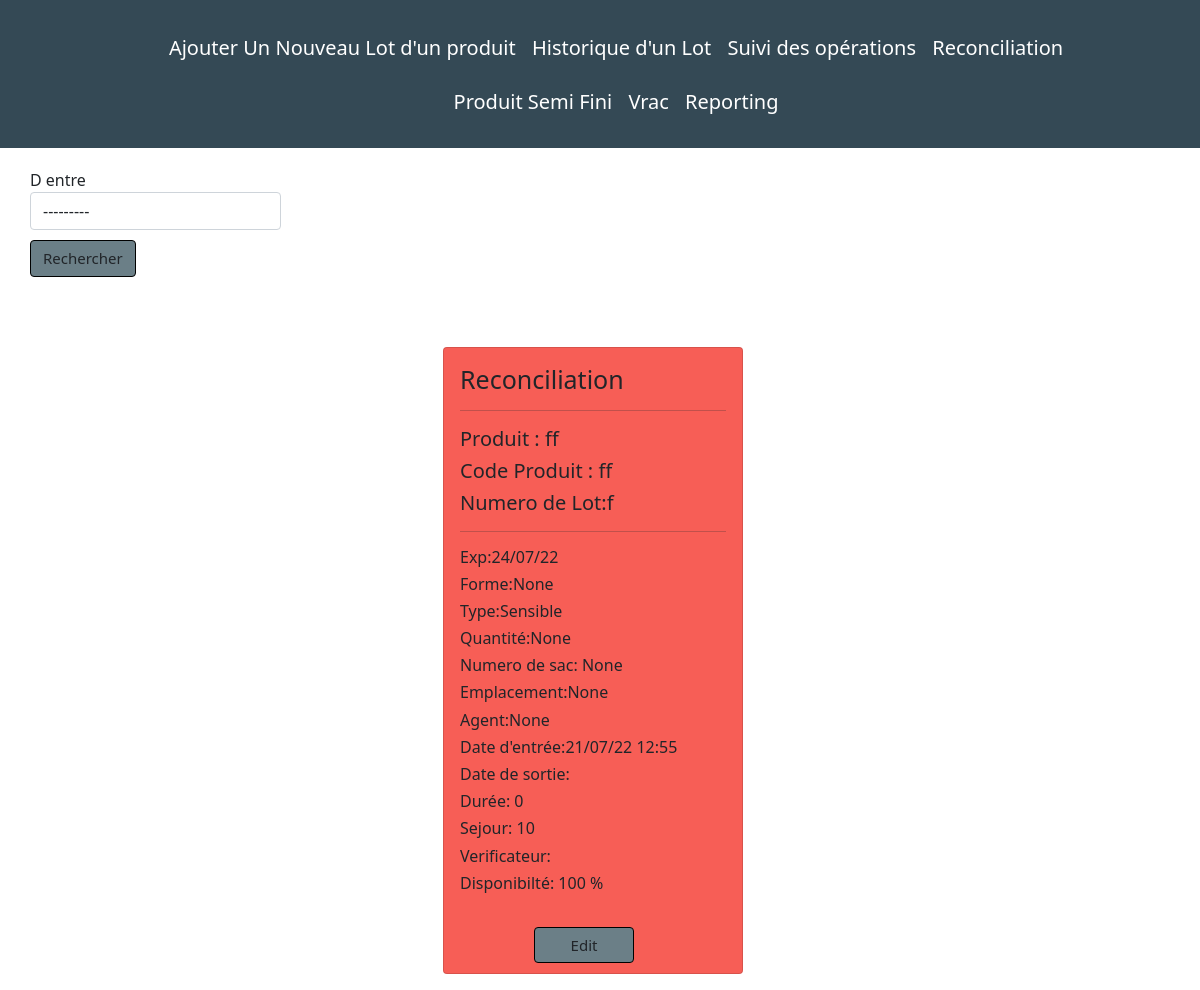
The app's page /showReconciliation/ with its own data.
### saisir/models.py (models this page shows, shortened)
class ReconciliatModel(models.Model):
    N_Lot=models.OneToOneField(Lot,on_delete=models.CASCADE)
    Type=models.CharField(choices=type,max_length=200,null=False)
    forme=models.CharField(max_length=2000,null=True, blank=True)
    quantité=models.FloatField(null=True, blank=True)
    n_sac=models.IntegerField(null=True, blank=True)
    emplacement=models.CharField(max_length=200,null=True, blank=True)
    agent=models.CharField(max_length=200,null=True, blank=True)
    d_sortie=models.DateTimeField(null=True,blank=True)
    d_entre=models.DateTimeField(null=True,blank=True)
    qu=models.FloatField(null=True, blank=True)
    @property
    def hh(self):
        try:
            dispo=((self.quantité-self.qu)/self.quantité)*100
        except:
            dispo=100
        if dispo >0 :
            dispo=round(dispo,2)
        else:
            dispo=0
        return dispo
    @property
    def duree(self):
        try:
            duree=self.d_sortie-self.d_entre
        except:
            duree=0
        return duree
    @property
    def j_stock(self):
        today=date.today()
        try:
            j_stock= today - self.d_entre.date()
        except:
            j_stock= today
        j_stock=(str(j_stock).split(",",7)[0]).split(" ",4)[0]
        return j_stock
    @property
    def dat_e(self):
        if self.Type =='Sensible':
            self.Date_Expiration=self.d_entre + dt.timedelta(days = 3)
            exp=self.Date_Expiration.strftime("%d/%m/%y")
        else:
            self.Date_Expiration=self.d_entre + dt.timedelta(days = 15)
            exp=self.Date_Expiration.strftime("%d/%m/%y")
        return exp
    @property
    def entre(self):
        entre=self.d_entre.strftime("%d/%m/%y %H:%M")
        return entre
    @property
    def sortie(self):
        try:
            sortie=self.d_sortie.strftime("%d/%m/%y %H:%M")
        except:
            sortie=''
        return sortie
    @property
    def contr(self):
        today=dt.datetime.today()
        if self.Type =='Sensible':
            Date_Expiration=self.d_entre + dt.timedelta(days = 3)
            c_c=2
        else:
            Date_Expiration=self.d_entre + dt.timedelta(days = 15)
            c_c=5
        d1 = datetime.strftime(Date_Expiration, '%d-%m-%Y')
        d2 = datetime.strftime(today, '%d-%m-%Y')
        d1 = datetime.strptime(d1,'%d-%m-%Y')
        d2 = datetime.strptime(d2, '%d-%m-%Y')
        try:
            j_stock= d1-d2
            j_stock=(str(j_stock).split("-",1)[0]).split(" ",1)[0]
            j_j=int(j_stock)
        except:
            j_j=0
        if j_j > c_c :
            j_j=1
        else:
            j_j=0
        return j_j

class Lot(models.Model):
    N_lot=models.CharField(primary_key=True,max_length=1000)
    def __str__(self):
        return f'{self.N_lot}'

class Produit(models.Model):
    code_Produit=models.CharField(max_length=1000)
    Produit=models.CharField(max_length=1000)
    N_Lot=models.OneToOneField(Lot,on_delete=models.CASCADE)
    date_created=models.DateTimeField(auto_now_add=True)
    class Meta:
        ordering=('-date_created',)

### saisir/views.py (the view)
# urls.py: path('showReconciliation/',views.reconiciliation_show,name='show-reconciliat'),
def reconiciliation_show(request):
    recs=ReconciliatModel.objects.all()
    myFilter=PostFilterR(request.GET,queryset=recs)
    recs=myFilter.qs
    if request.method=='POST':
        form=ReconciliatForm(request.POST)
        if form.is_valid():
            instance=form.save(commit=False)
            instance.N_Lot=request.N_Lot
            instance.save()
            return redirect('show-reconciliat')
    else:
        form=ReconciliatForm()
        context={
            'form':form,
            'recs':recs,
            'myFilter':myFilter,
        }
    return render(request,'reconciliation.html', context)

### saisir/forms.py
class ReconciliatForm(forms.ModelForm):
    d_entre=forms.DateTimeField(input_formats=settings.DATE_INPUT_FORMATS)
    d_sortie=forms.DateTimeField(input_formats=settings.DATE_INPUT_FORMATS,required=False)
    class Meta:
        model=ReconciliatModel
        fields = ['N_Lot','Type','forme','quantité','n_sac','emplacement','agent','d_entre','d_sortie']
        widgets={
                        'N_Lot': forms.TextInput(attrs={'class': 'form-control'}),
        }

### templates/reconciliation.html (shortened to what this page needs)
{% extends 'partials/base.html' %}
{% load crispy_forms_tags %}
{% block content %}
<div class="row">
  <div class="search " style="height:auto ; width: 275px; margin-top: 20px; margin-left: 30px; margin-bottom: 50px;" >
    <form  method="GET">
 {{myFilter.form  | crispy }}
<button class="btn" type="submit" style="margin-top: 10px">
  Rechercher
</button>
</form>
  </div>
<div class="row">
  <div class="contaff ">
    {% if recs %}
    <div class="column">
      {% for rec in recs  %}
      {% if rec.hh %}
      {% if rec.contr %}
      <div class="concard">
        <div class="card mb-3" style="height: auto; width: 300px;margin-left: 10px; background-color: rgb(86, 247, 86); margin-top: 20px;" >
          <div class="card-body">
            <h4 style="font-size:25px ;">Reconciliation</h4>
            <hr>
            <h5> Produit : {{rec.N_Lot.produit.Produit}}</h5>
                   <h5>Code Produit : {{rec.N_Lot.produit.code_Produit}}</h5>
                   <h5 >
                    Numero de Lot:{{rec.N_Lot}}
                  </h5>
                    <hr>
            <h6>
                Exp:{{rec.dat_e}}</h6>
              <h6>Forme:{{rec.forme}}
              </h6>
              <h6>
                Type:{{rec.Type}}</h6>
              <h6 >Quantité:{{rec.quantité}}
            </h6>
            <h6>Numero de sac: {{rec.n_sac}}
            </h6>
            <h6>Emplacement:{{rec.emplacement}}
            </h6>
            <h6>Agent:{{rec.agent}}            </h6>
            <h6>Date d'entrée:{{rec.entre}}
            </h6>
            <h6>Date de sortie:{{rec.sortie}}
            </h6>
            <h6>Durée: {{ rec.duree }}</h6>
            {% if rec.hh %}
            <h6>Sejour: {{ rec.j_stock  }}
            </h6>
            <h6>Verificateur:{{rec.verificateur}}</h6>
            {% else %}
            <h6>Verificateur:{{rec.verificateur}}</h6>
            {% endif %}
            <h6 >Disponibilté: {{ rec.hh }} %
            </h6>
            <a class="btn" href="{% url 'reconciliat_edit' rec.id %}" style="margin-bottom:10px ; margin-top: 10px; width:100px ; margin-left: 90px;" >Edit</a>
            </div>
        </div>
    {% else %}
    <div class="card mb-3" style="height: auto; width: 300px;margin-left: 10px; background-color: rgb(247, 94, 86); margin-top: 20px;" >
      <div class="card-body">
        <h4 style="font-size:25px ;">Reconciliation</h4>
        <hr>
        <h5> Produit : {{rec.N_Lot.produit.Produit}}</h5>
               <h5>Code Produit : {{rec.N_Lot.produit.code_Produit}}</h5>
               <h5 >
                Numero de Lot:{{rec.N_Lot}}
              </h5>
                <hr>
        <h6>
            Exp:{{rec.dat_e}}</h6>
          <h6>Forme:{{rec.forme}}
          </h6>
          <h6>
            Type:{{rec.Type}}
          </h6>
          <h6 >Quantité:{{rec.quantité}}
        </h6>
        <h6>Numero de sac: {{rec.n_sac}}
        </h6>
        <h6>Emplacement:{{rec.emplacement}}
        </h6>
        <h6>Agent:{{rec.agent}}            </h6>
        <h6>Date d'entrée:{{rec.entre}}
        </h6>
        <h6>Date de sortie:{{rec.sortie}}
        </h6>
        <h6>Durée: {{ rec.duree }}</h6>
        {% if rec.hh %}
        <h6>Sejour: {{ rec.j_stock  }}
        </h6>
        <h6>Verificateur:{{rec.verificateur}}</h6>
        {% else %}
        <h6>Verificateur:{{rec.verificateur}}</h6>
        {% endif %}
        <h6 >Disponibilté: {{ rec.hh }} %
        </h6>
        </div>
        <a class="btn" href="{% url 'reconciliat_edit' rec.id %}" style="margin-bottom:10px ; margin-top: 10px; width:100px ; margin-left: 90px;" >Edit</a>
    </div>
    {% endif %}
    </div>
    {% endif %}
  {% endfor%}
    </div>
  </div>
{% else %}
{% for rec in recs  %}
{% endfor%}
{% endif %}
</div>
{% endblock %}

### templates/partials/base.html (shortened to what this page needs)
{% load static %}
<!doctype html>
<html lang="en">
<head>
        <link href="https://cdn.jsdelivr.net/npm/bootstrap@5.1.3/dist/css/bootstrap.min.css" rel="stylesheet">
        <link rel="stylesheet" href="https://cdnjs.cloudflare.com/ajax/libs/font-awesome/6.1.1/css/all.min.css">
        <link href="{% static 'fontawesomefree/css/all.min.css' %}" rel="stylesheet" type="text/css">
</head>
<body>
    {% include 'partials/nav.html' %}
        {% block content %}
        {% endblock %}
</body>
</html>

### templates/partials/nav.html (shortened to what this page needs)
{% load static %}
<!doctype html>
<html lang="en">
  <head>
    <link rel="stylesheet" href="https://cdnjs.cloudflare.com/ajax/libs/font-awesome/6.1.1/css/all.min.css">
    <link href="https://cdn.jsdelivr.net/npm/bootstrap@5.1.3/dist/css/bootstrap.min.css" rel="stylesheet">
</head>
  <body>
    <nav class="header">
      <div class="container-fluid">
        <div class="row">
          <div class="col" >
          <ul>
              <li><a href="{% url 'users-register-lot' %}" style="text-decoration: none ; color:white; "><span style="font-size: 20px;">  Ajouter Un Nouveau Lot d'un produit </span></a></li>
              <li><a href="{% url 'show-lot' %}" style="text-decoration: none ; color:white; "><span style="font-size: 20px;"> Historique d'un Lot</span></a></li>
              <li><a href="{% url 'users-register-etape' %}" style="text-decoration: none ; color:white;"><span style="font-size: 20px;"> Suivi des opérations</span></a></li>
              <li><a href="{% url 'show-reconciliat' %}" style="text-decoration: none ; color:white;"><span style="font-size: 20px;">Reconciliation</span></a></li>
              <li><a href="{% url 'show-psf' %}" style="text-decoration: none ; color:white;"><span style="font-size: 20px;">Produit Semi Fini</span></a></li>
              <li><a href="{% url 'show-vrac' %}" style="text-decoration: none ; color:white;"><span style="font-size: 20px;">Vrac</span></a></li>
              <li><a href="{% url 'show-reporting' %}" style="text-decoration: none ; color:white;"><span style="font-size: 20px;">Reporting</span></a></li>
          </ul>
        </div>
        </div>
      </div>
  </nav>
  </body>
</html>

### templates/partials/base.html (style rules this page uses)
nav { display:flex; padding: 1% 4%; justify-content: space-between; align-items: center; background-color: #344955; }
.btn { background-color:#6b7f87; border-color: black; font-size: 15px; }
.contaff { display: inline-flex; flex-wrap: wrap; justify-content: center; }
.container-fluid { flex: 1; text-align: center; }
.container-fluid ul li { list-style: none; display: inline-block; padding: 1px 6px; position: relative; margin-top: 20px; }
.container-fluid ul li::after { content: ""; width: 0%; height: 2px; background: #F9AA33; display: block; margin: auto; transition: 0.7s; }

### records on screen
ReconciliatModel: N_Lot.produit.Produit "ff", N_Lot.produit.code_Produit "ff", N_Lot "f", dat_e "24/07/22", forme "None", Type "Sensible", quantité "None", n_sac "None", emplacement "None", agent "None", entre "21/07/22 12:55", duree "0", j_stock "10", hh "100"
